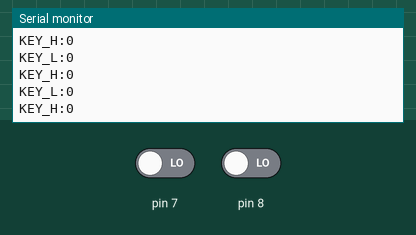
A sketch run on a simulated Arduino Uno, built with avr-gcc and run on an emulated ATmega328P. On the bench: the last lines printed to the serial monitor. Inputs (shaded band) come from the test bench; at power-on: pin 7 LOW, pin 8 LOW.

Above: at 1.2 s.
1.3 s: pin 7 driven HIGH
At 2.3 s:
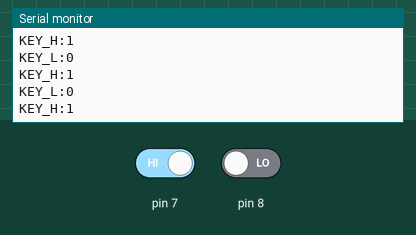
4.3 s: pin 8 driven HIGH
At 4.8 s:
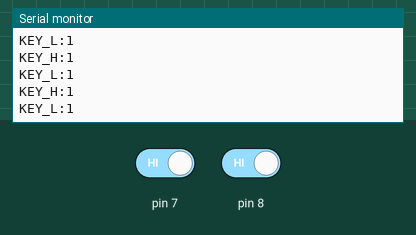

Measured:
- after the input at 1.3 s, the serial monitor: prints a new line after 0.08 s (image 1)
- after the input at 4.3 s, the serial monitor: prints a new line after 0.06 s (image 2)

The sketch:

KEY_L_H.ino
```cpp
void setup()
{
  Serial.begin(9600);
  Serial.println("Start: ");
  Serial.println();
}

void loop()
{
  pinMode(7, INPUT);
  pinMode(8, INPUT);

  Serial.print("KEY_H:");
  Serial.println(digitalRead(7));

  Serial.print("KEY_L:");
  Serial.println(digitalRead(8));

}
```
